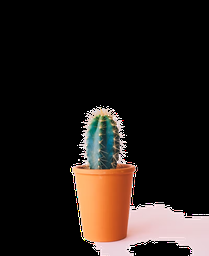
#> input picture output/object_foto2.png, 209 x 256 px, shrunk from 800 x 980 before the run
$ jupyter execute lab_4.ipynb
#> lines starting #> are read from the running program, lines starting #| are printed output that depends on the picture; after the words box and inside, x2 and y2 are one past the last pixel; in counts of white or black regions, pixels touching at a corner belong together
# Lab 4

Morphology is a broad set of image processing operations that process images based on shapes. Morphological operations apply a structuring element to an input image, creating an output image of the same size. In a morphological operation, the value of each pixel in the output image is based on a comparison of the corresponding pixel in the input image with its neighbors.

[cell 1]
import cv2
import numpy as np

[cell 2]
file_path = './output/object_foto2.png'

image = cv2.imread(file_path, cv2.IMREAD_GRAYSCALE)
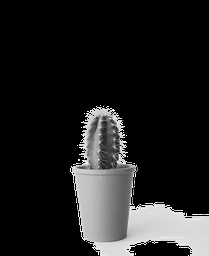
#> image: shape (256, 209); min 0, max 255, mean 31.6
image = (image > 127).astype(np.uint8)
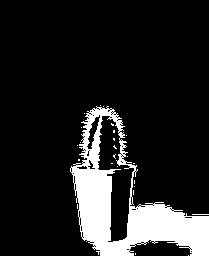
#> image: shape (256, 209); values 0 (black) and 1 (white), 13.8% white; 25 white regions (24 under 20 px), largest, box (x1, y1, x2, y2) and area: (70, 106, 209, 256) 7286

print(image.shape)
#| (256, 209)

[cell 3]
kernel = np.array([[0, 1, 0],
                   [1, 1, 1],
                   [0, 1, 0]], np.uint8)

# array([[0, 0, 1, 0, 0],
#        [1, 1, 1, 1, 1],
#        [1, 1, 1, 1, 1],
#        [1, 1, 1, 1, 1],
#        [0, 0, 1, 0, 0]], dtype=uint8)

[cell 4]
def function(image, k):
    height, width = image.shape
#> height = 256; width = 209
    k_height, k_width = k.shape
    pad_h, pad_w = k_height // 2, k_width // 2

    padded_image = np.pad(image, ((pad_h, pad_h), (pad_w, pad_w)), mode='constant', constant_values=0)
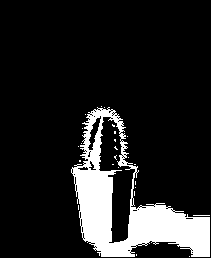
#> padded_image: shape (258, 211); values 0 (black) and 1 (white), 13.5% white; 25 white regions (24 under 20 px), largest, box (x1, y1, x2, y2) and area: (71, 107, 210, 257) 7286
    result = np.zeros_like(image)
    return height, width, padded_image, result, k_height, k_width

### Erosion

Erosion is used to ***remove pixels*** from the boundary of the input image shrinking the object.

Erosion operator takes two inputs, one is the image and the other one is the structuring element. The structuring element determines the effect of erosion on the input image.

[cell 5]
def erosion(image, k):

    height, width, padded_image, result, k_height, k_width = function(image, k)
#> result: shape (256, 209); every value is 0
#> height = 256; width = 209; k_height = 3; k_width = 3

    for i in range(height):
        for j in range(width):
            l = padded_image[i:i + k_height, j:j + k_width]

            if np.all(l[k == 1] == 1):
                result[i, j] = 1
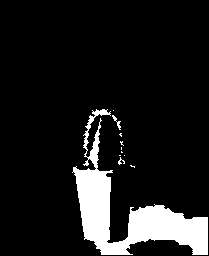
#> result: shape (256, 209); values 0 (black) and 1 (white), 10.9% white; 11 white regions (8 under 20 px), largest, box (x1, y1, x2, y2) and area: (72, 109, 208, 255) 5717, (112, 115, 121, 130) 41, (118, 157, 125, 165) 23

    return result

[cell 6]
erosion_img = erosion(image, kernel)
cv2.imwrite('./lab_4_foto/erosion_img.png', erosion_img  )
#> Out = True

## Dilation

Dilation is used to ***add pixels*** to the boundary of the input image making the object more visible and fill small voids in the image.

Dilation operator takes two inputs, one is the image and the other one is the structuring element. The structuring element determines the effect of dilation on the input image.

Dilation of Binary Image- In a binary image, a pixel is set to 1 if any of the neighbouring pixels have the value 1.

[cell 7]
def dilation(image, k):

    height, width, padded_image, result, k_height, k_width = function(image, k)
#> height = 256; width = 209; k_height = 3; k_width = 3

    for i in range(height):
        for j in range(width):

            l = padded_image[i:i + k_height, j:j + k_width]

            if np.any(l[kernel == 1] > 0):
                result[i, j] = 1
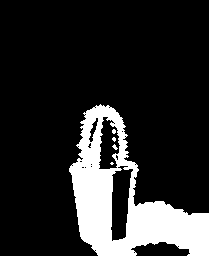
#> result: shape (256, 209); values 0 (black) and 1 (white), 16.5% white; 5 white regions (4 under 20 px), largest, box (x1, y1, x2, y2) and area: (69, 104, 209, 256) 8763

    return result

[cell 8]
dilation_img = dilation(image, kernel)
cv2.imwrite('./lab_4_foto/dilation_img.png', dilation_img*255)
#> Out = True

## Opening and Closing

Opening is used for smoothening of contour and fusing of narrow breaks.

Closing is used for removing internal noise of the obtained image

[cell 9]
def opening(image, kernel):
    step_1 = erosion(image, kernel)
    return dilation(step_1, kernel)
#> in function (call 4), `padded_image = np.pad(image, ((pad_h, pad_h), (pad_w, pad_w)), mode='c..`: padded_image: shape (258, 211); values 0 (black) and 1 (white), 10.7% white; 11 white regions (8 under 20 px), largest, box (x1, y1, x2, y2) and area: (73, 110, 209, 256) 5717, (113, 116, 122, 131) 41, (119, 158, 126, 166) 23
#> after the loop in dilation (call 2), `for i in range(height):`:
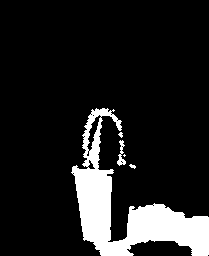
#> result: shape (256, 209); values 0 (black) and 1 (white), 12.6% white; 5 white regions (2 under 20 px), largest, box (x1, y1, x2, y2) and area: (71, 108, 209, 256) 6598, (117, 140, 126, 166) 102, (129, 164, 136, 169) 20

def closing(image, kernel):
    step_1 = dilation(image, kernel)
    return erosion(step_1, kernel)

[cell 10]
opening_img = opening(image, kernel)
cv2.imwrite('./lab_4_foto/opening_img.png', opening_img*255)

closing_img = closing(image, kernel)
#> in function (call 6), `padded_image = np.pad(image, ((pad_h, pad_h), (pad_w, pad_w)), mode='c..`:
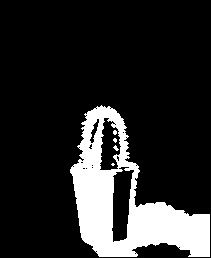
#> padded_image: shape (258, 211); values 0 (black) and 1 (white), 16.2% white; 5 white regions (4 under 20 px), largest, box (x1, y1, x2, y2) and area: (70, 105, 210, 257) 8763
#> after the loop in erosion (call 3), `for i in range(height):`:
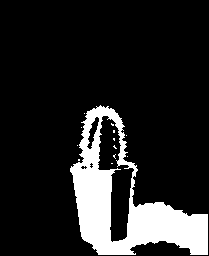
#> result: shape (256, 209); values 0 (black) and 1 (white), 14.5% white; 13 white regions (12 under 20 px), largest, box (x1, y1, x2, y2) and area: (70, 105, 208, 255) 7722
cv2.imwrite('./lab_4_foto/closing_img.png', closing_img*255)

images =  np.hstack((opening_img*255, closing_img*255))
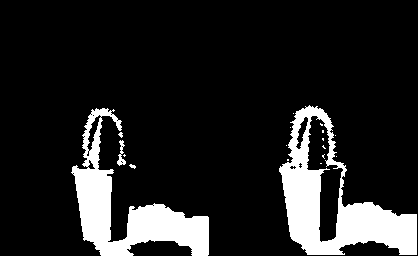
#> images: shape (256, 418); 13.6% white; 18 white regions (14 under 20 px), largest, box (x1, y1, x2, y2) and area: (279, 105, 417, 255) 7722, (71, 108, 209, 256) 6598, (117, 140, 126, 166) 102, (129, 164, 136, 169) 20
cv2.imshow('differense between opened foto and closed foto', images)
cv2.waitKey(0)
cv2.destroyAllWindows()

## Boundaries

The inner boundary may be defined as the foreground pixels that are adjacent to background pixels. We can determine the inner boundary by

- Duplicating the binary image

- Eroding with a 3×3 structuring element

- Subtracting the eroded image from the original

The outer boundary may be defined as the background pixels that are adjacent to foreground pixels. We can determine the outer boundary by

- Duplicating the binary image

- Dilating with a 3×3 structuring element

- Subtracting the original image from the dilated image

[cell 11]
def boundaries(image, kernel):
    erosion_img = erosion(image, kernel)
    result = np.zeros_like(image)

    for i in range(image.shape[0]):
        for j in range(image.shape[1]):
            if image[i, j] == 1 and erosion_img[i, j] == 0:
                result[i, j] = 1
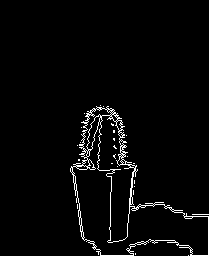
#> result: shape (256, 209); values 0 (black) and 1 (white), 2.9% white in thin lines or dots, all inside (x1, y1, x2, y2) = (70, 105, 209, 256)

    return result

[cell 12]
boundaries_img = boundaries(image, kernel)
cv2.imwrite('./lab_4_foto/boundaries_img.png', boundaries_img*255)
#> Out = True

$ run again, with output/object_foto01.png copied over output/object_foto2.png
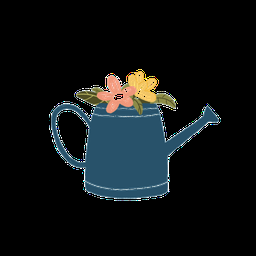
#> input picture output/object_foto01.png, 256 x 256 px, shrunk from 680 x 680 before the run
#| (256, 256)
#> padded_image: shape (258, 258); values 0 (black) and 1 (white), 4.2% white; 134 white regions (119 under 20 px), largest, box (x1, y1, x2, y2) and area: (76, 70, 179, 114) 1777, (166, 105, 222, 143) 106, (169, 122, 222, 157) 89
#> in erosion, `height, width, padded_image, result, k_height, k_width = function(imag..`: height = 256; k_height = 3
#> after the loop in erosion, `for i in range(height):`:
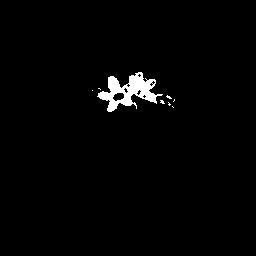
#> result: shape (256, 256); values 0 (black) and 1 (white), 1.8% white; 8 white regions (7 under 20 px), largest, box (x1, y1, x2, y2) and area: (97, 72, 163, 112) 1112
#> `cv2.imwrite('./lab_4_foto/erosion_img.png', erosion_img  )`: Out = True
#> in dilation, `height, width, padded_image, result, k_height, k_width = function(imag..`: height = 256; k_height = 3
#> `cv2.imwrite('./lab_4_foto/dilation_img.png', dilation_img*255)`: Out = True
#> padded_image: shape (258, 258); values 0 (black) and 1 (white), 1.7% white; 8 white regions (7 under 20 px), largest, box (x1, y1, x2, y2) and area: (98, 73, 164, 113) 1112
#> padded_image: shape (258, 258); values 0 (black) and 1 (white), 8% white; 3 white regions (1 under 20 px), largest, box (x1, y1, x2, y2) and area: (49, 69, 223, 203) 4776, (55, 109, 91, 164) 526
#> images: shape (256, 512); 3.8% white; 46 white regions (27 under 20 px), largest, box (x1, y1, x2, y2) and area: (305, 69, 434, 121) 2286, (96, 71, 164, 113) 1421, (421, 104, 477, 142) 154
#> after the loop in boundaries, `for i in range(image.shape[0]):`:
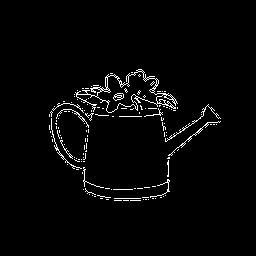
#> result: shape (256, 256); values 0 (black) and 1 (white), 2.5% white in thin lines or dots, all inside (x1, y1, x2, y2) = (49, 69, 221, 201)

$ run again, with output/object_text_foto_lab1.png copied over output/object_foto2.png
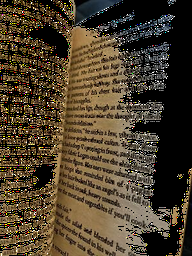
#> input picture output/object_text_foto_lab1.png, 192 x 256 px, shrunk from 300 x 400 before the run
#| (256, 192)
#> padded_image: shape (258, 194); values 0 (black) and 1 (white), 18.4% white in thin lines or dots
#> in erosion, `height, width, padded_image, result, k_height, k_width = function(imag..`: height = 256; width = 192; k_height = 3
#> `cv2.imwrite('./lab_4_foto/erosion_img.png', erosion_img  )`: Out = True
#> in dilation, `height, width, padded_image, result, k_height, k_width = function(imag..`: height = 256; width = 192; k_height = 3
#> `cv2.imwrite('./lab_4_foto/dilation_img.png', dilation_img*255)`: Out = True
#> padded_image: shape (258, 194); values 0 (black) and 1 (white), 4.1% white; 170 white regions (159 under 20 px), largest, box (x1, y1, x2, y2) and area: (107, 219, 143, 256) 520, (123, 204, 169, 230) 419, (80, 28, 100, 46) 146
#> padded_image: shape (258, 194); values 0 (black) and 1 (white), 42.7% white; 132 white regions (77 under 20 px), largest, box (x1, y1, x2, y2) and area: (44, 19, 191, 257) 13427, (1, 91, 64, 257) 3843, (1, 8, 29, 53) 373
#> images: shape (256, 384); 15.6% white; 941 white regions (870 under 20 px), largest, box (x1, y1, x2, y2) and area: (267, 172, 371, 255) 2958, (267, 43, 346, 155) 2951, (105, 215, 147, 256) 790
#> after the loop in boundaries, `for i in range(image.shape[0]):`:
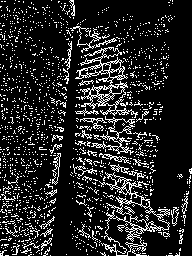
#> result: shape (256, 192); values 0 (black) and 1 (white), 14.6% white in thin lines or dots
